Frame 1 (no input): blank canvas, image omitted
Frame 60 (the mouse pressed at the canvas centre just before this capture): blank canvas, image omitted
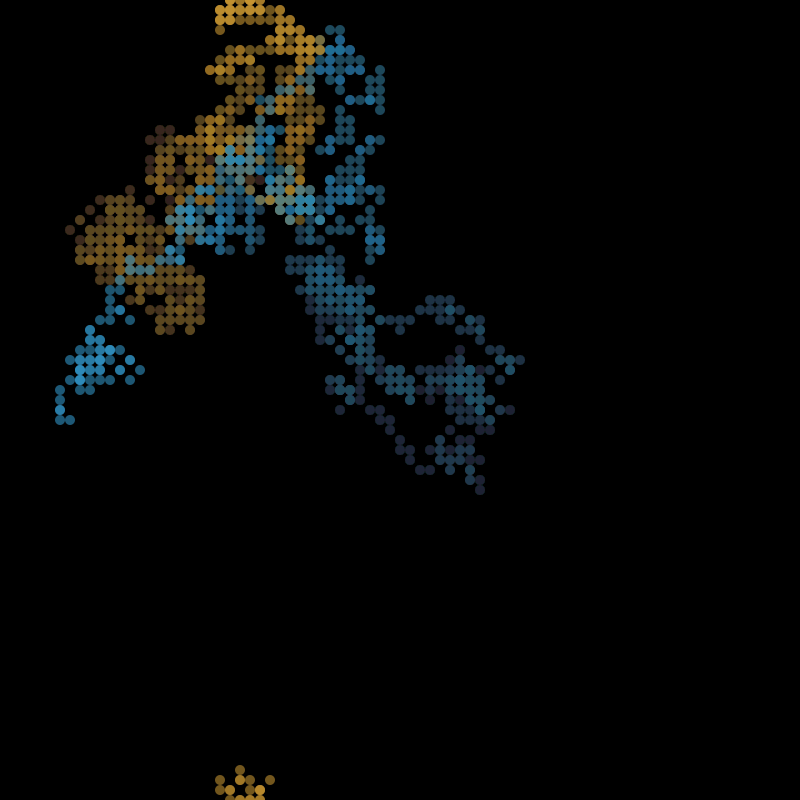
Frame 120 (the mouse held since frame 60 and released just before this capture)

The Processing sketch whose frames 1 and 60 were blank and that drew this single picture after the mouse press (run headless with seeded random() and noise(); from frame 60 on, the mouse is pressed at the canvas centre):

// Processing sketch: agents_multiples_01
// ── agents_multiples_01.pde
/*
  Exemple de trois agents créés grâce à des classes et qui se déplacent sur la surface
    
  Sketch pour Processing 2.0.3
  Écrit par Louis Eveillard
*/

Agent[] agents;
int count = 10;
int vivant = 2;

int diametre = 4;
int vitesseMarche = 10;
int direction = 0;

// directions possibles
int NORD = 0;
int NORDEST = 1;
int EST = 2;
int SUDEST = 3;
int SUD = 4;
int SUDOUEST = 5;
int OUEST = 6;
int NORDOUEST = 7;


void setup() {
  size(800, 800);
  noStroke();
  background(0);
  
  agents = new Agent[count];
  
  agents[0] = new Agent(200, 200, 10, color(200,150,50), 1, false);
  agents[1] = new Agent(400, 400, 10, color(50,150,200), 1, false); 

  for (int i = 2; i < count; i++) {
    agents[i] = new Agent();
  }

}

void draw() {
  
  fill(0,4);
  noStroke();
  rect( 0,0, width, height);
  
  for (int i=0; i<mouseX/30; i++) {
    for (int j = 0; j < vivant; j++) {
      
      agents[j].drawAgent();

      for (int jj = j+1; jj < vivant; jj++) {
        if ( agents[j].posX == agents[jj].posX && agents[j].posY == agents[jj].posY ) {   
            if (agents[j].destructeur == true || agents[jj].destructeur == true ) {
              agents[jj] = new Agent ();
              agents[j] = new Agent ();
            }
              
            if (agents[j].generation == agents[jj].generation)       
              agents[vivant] = new Agent(int(random(width)), int(random(height)), 10-vivant, color(random(255),150,200), agents[j].generation+1, false); 
            if (agents[j].generation != agents[jj].generation)       
              agents[vivant] = new Agent(int(random(width)), int(random(height)), 10-vivant, color(random(255),150,200), agents[j].generation+1, true); 

           if (vivant < count-1)
             vivant++;
        }
      } 
    }
  }
}

void keyReleased() {
  background(0);  
  
}


class Agent {
  
  int posX, posY, diametre;
  color couleurAgent;
  boolean destructeur;
  int generation;
 
  Agent() {
    
    
    
  }
 
 
  Agent (int x, int y, int d, color c, int gen, boolean des) {  
    posX = x; 
    posY = y; 
    diametre = d;
    couleurAgent = c;
    generation = gen;
    destructeur = des;
    
  } 
  
  void drawAgent() {

    update();
    
    fill(couleurAgent,150);
    noStroke();
    
    ellipse( posX, posY, diametre, diametre );    

  }
  
  
  void update() { 

    int pposX = posX;
    int pposY = posY;

    direction = (int) random(0, 8);

    if (direction == NORD) {
      posY -= vitesseMarche;
    }
    if (direction == NORDEST) {
      posX += vitesseMarche;
      posY -= vitesseMarche;
    }
    if (direction == EST) {
      posX += vitesseMarche;
    }
    if (direction == SUDEST) {
      posX += vitesseMarche;
      posY += vitesseMarche;
    }
    if (direction == SUD) {
      posY += vitesseMarche;
    }
    if (direction == SUDOUEST) {
      posX -= vitesseMarche;
      posY += vitesseMarche;
    }
    if (direction == OUEST) {
      posX -= vitesseMarche;
    }
    if (direction == NORDOUEST) {
      posX -= vitesseMarche;
      posY -= vitesseMarche;
    }

    if (posX<0) posX = width;
    if (posX>width) posX = 0;
    if (posY<0) posY = height;
    if (posY>height) posY = 0;
 
  }
 
  
}   
